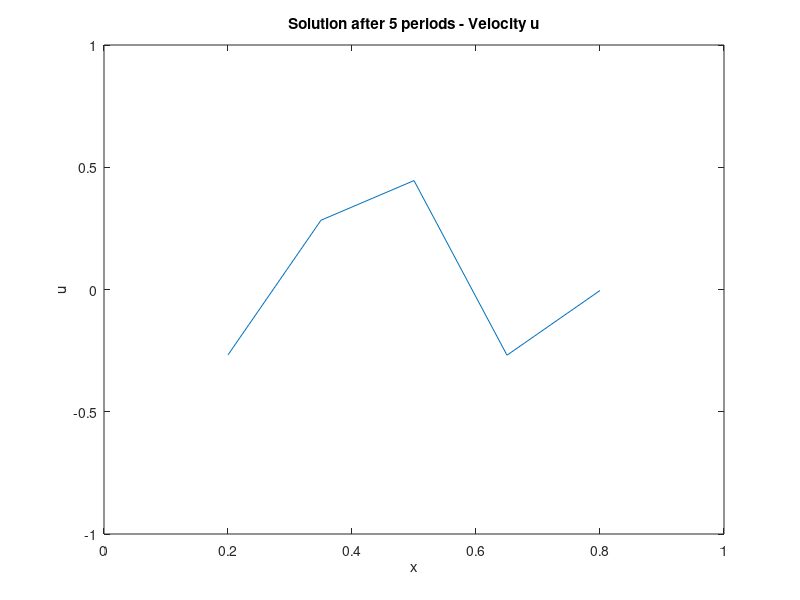
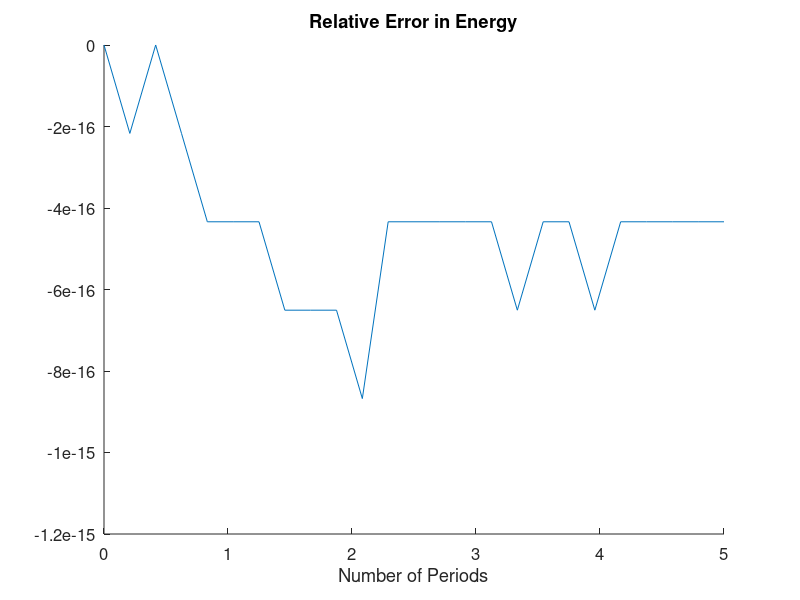

The MATLAB source for these figures, in order:
clc; close all; clear all;

% Script to solve 1-D compressible stratified waves
% with a Hamiltonian finite volume scheme.

% We assume that the equations have been scaled such that 
% g = c^2_0 = 1 


% Boundaries at x = a & x = L are taken to be solid walls,
% so no normal flow through the boundary. A similar condition is taken 
% for the test function, to preserve skew symmetry, which leads to a
% condition for the density at the boundary.


% Currently attempts to save animation as movies fail.
% Uncomment pause code in the timestep loop to view wave evolution.

% Need to add clause for Nx = 2 , 3 in matrix loops

%% Mesh Constants

a = 0; % Mesh starting point
L = 1; % Mesh end point
Nx = 5; % Number of elements
dx = (L-a)/Nx; % Element size
dt = dx; % Timestep discretisation
theta = 0.25; % Flux constant, 0 < theta < 1
periods = 5; % End time for simulation, as period = 1 non dim time
t = 0; % Starting time
N_sq = 3;
m = 2 * pi;
sigma = sqrt(0.25 * N_sq ^ 2  + m ^ 2)


%% Storage
% Vector for solution
% U = [U,R]^T
U = zeros(2*Nx,1);

R_0_centre = zeros(Nx,1);
R_0_face = zeros(Nx+1,1);

dR_0_centre =  zeros(Nx,1);

% Discrete Energy
H = zeros(ceil(periods/dt),1);

% Storage for flux matrices
DIV = zeros(2*Nx, 2*Nx);

%% Initial Condition
X = linspace(a+dx, L-dx, Nx);
x_node = linspace(a, L, Nx+1);

R_0_centre = exp( - 3.0 * X);
R_0_face = exp( - 3.0 * x_node);

dR_0_centre = - 3.0 * exp( - 3.0 * X);

H0 = 0;
% For each element we use the cell centre of the initial condition
for i = 1:Nx
    U(i) = exp(-0.5 * N_sq *X(i)) * sin(m*X(i))*sin(sigma*0.125); % Velocity
    U(Nx+i) = exp(-0.5 * N_sq *X(i)) * (N_sq / (2 * sigma)* sin(m*X(i)) + m / sigma * cos(m *X(i)) )*cos(sigma*0.125); % Density
    
    % Initial Energy
    H0 = H0 + 0.5*(dx/R_0_centre(i))*(U(i).*U(i) + U(Nx+i).*U(Nx+i));
end 


%% Build flux matrices
% First we construct the system d/dt(U) = DIV(U),
% DIV(U) will be the discrete divergence .
% In this example DIV is the sum of the numerical line fluxes for
% each element.

% Internal cell contributions - this will form a tridiagonal system
for i = 2:Nx-1
    % Flux for velocity U, which depends on R
    DIV(i, Nx + i -1) =  theta / ( dx * R_0_centre(i -1 )) * R_0_face( i ) ;
    DIV(i, Nx + i ) =  -theta / ( dx * R_0_centre(i ))* R_0_face( i ) ...
                   + (1- theta)/ ( dx * R_0_centre(i  ))* R_0_face( i+1 ) ...
                   - dR_0_centre(i)/R_0_centre(i);
    DIV(i, Nx + i +1) =  -(1 - theta)/ ( dx * R_0_centre(i + 1 )) * R_0_face( i + 1 ) ; 
    % Flux for density R, which depends on U
    DIV(Nx + i,  i -1) = (1 - theta)/ ( dx * R_0_centre(i -1 )) * R_0_face( i ) ;
    DIV(Nx + i,  i ) =  theta/ ( dx * R_0_centre(i  ))* R_0_face( i ) ...
                  - (1-theta)/ ( dx * R_0_centre(i ))* R_0_face( i+1 ) ...
                  +  dR_0_centre(i)/R_0_centre(i);
    DIV(Nx + i,  i +1) = - theta/ ( dx * R_0_centre(i + 1 )) * R_0_face( i + 1 ) ; 
end    

% Solid wall boundaries
% Left wall
DIV(1,Nx+1) =  (1-theta)/ ( dx * R_0_centre(1 )) * R_0_face( 2 ) -  dR_0_centre(1)/R_0_centre(1);
DIV(1,Nx+2) = - (1-theta)/ ( dx * R_0_centre(2 )) * R_0_face( 2 );
DIV(Nx+1,1) = -(1-theta)/ ( dx * R_0_centre(1 )) * R_0_face( 2 ) +  dR_0_centre(1)/R_0_centre(1);
DIV(Nx+1,2) = -theta/ ( dx * R_0_centre(2 )) * R_0_face( 2 );
% Right wall
DIV(Nx,2*Nx-1) = theta/ ( dx * R_0_centre(Nx -1  )) * R_0_face( Nx );
DIV(Nx,2*Nx) = -theta/ ( dx * R_0_centre(Nx )) * R_0_face( Nx ) -  dR_0_centre(Nx)/R_0_centre(Nx);
DIV(2*Nx,Nx-1) = (1-theta)/ ( dx * R_0_centre(Nx -1  )) * R_0_face( Nx );
DIV(2*Nx,Nx) = theta/ ( dx * R_0_centre(Nx )) * R_0_face( Nx ) +  dR_0_centre(Nx)/R_0_centre(Nx);

% Create timestepper matrices
% Using implicit mid-point timestepper creates matrices acting on 
% U^(n+1) and U^n.
% The system we will solve will be 
% P U^(n+1) = Q U^n
% P = I - 0.5*dt*DIV
% Q = I + 0.5*dt*DIV

P = eye(2*Nx) - (dt)*0.5*DIV;
Q = eye(2*Nx) + (dt)*0.5*DIV;

% Inverse of P\Q is not time dependant so we will build it here
Inverse = P\Q;

%F(ceil(periods/dt)) = struct('cdata',[],'colormap',[]);
%% Timestep Loop
count_energy = 0;
figure
while t < periods
    t =t+dt;
    H_local = 0;
    % Calculate  U^(n+1) from  U^n and advance in time
    U = Inverse*U;
    % Calculate Energy
    count_energy = count_energy+1;
    for i = 1:Nx
        H_local = H_local + 0.5*(dx/R_0_centre(i))*(U(i).*U(i) + U(Nx+i).*U(Nx+i));
    end
    H(count_energy,1) = H_local;
    
    % Plot velocity 
    plot(X,U(1:Nx))
    title(['Solution after ', num2str(dt*count_energy), ' periods - Velocity u'])
    axis([  a L -1 1])
    xlabel('x')
    ylabel('u')
    pause(0.01)
    hold off
    
    
    
end
%F(count_energy)=getframe(gcf);
%movie2avi(F, 'velocity.avi')

% Plot Error in Energy
figure
hold all
set(gca,'fontsize', 12)
plot(linspace(0,periods,periods/dt), (H-H0)/H0)
title('Relative Error in Energy')
xlabel('Number of Periods')
hold off

